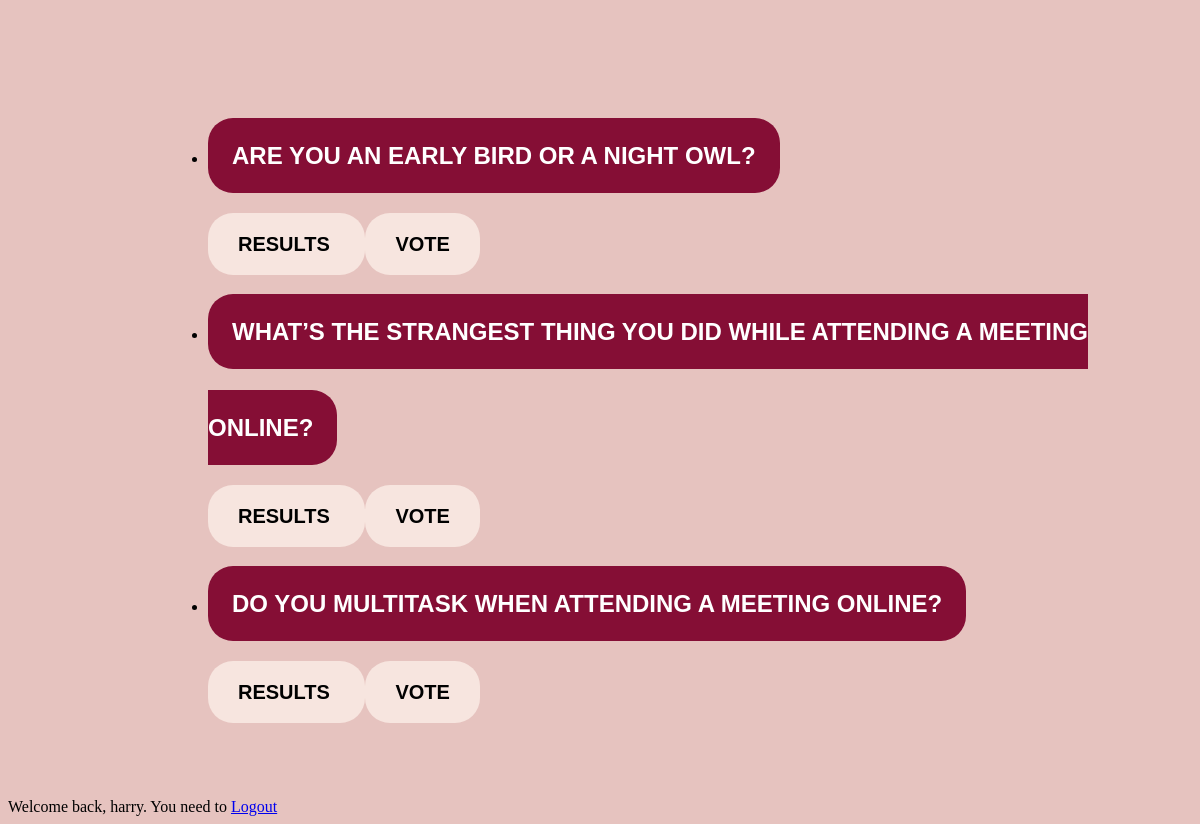
The app's page /polls/ (signed in) with its own data.
### polls/models.py (models this page shows, shortened)
class Question(models.Model):
    question_text = models.CharField(max_length=200)
    pub_date = models.DateTimeField('date published')
    end_date = models.DateTimeField('the ending date for voting.',
                                    default=timezone.now,
                                    blank=True, null=True)

### polls/views.py (the view)
# urls.py: path('', views.IndexView.as_view(), name='index'),
class IndexView(generic.ListView):
    template_name = 'polls/index.html'
    context_object_name = 'latest_question_list'
    def get_queryset(self):
        return Question.objects.filter(pub_date__lte=timezone.now()
                                       ).order_by('-pub_date')[:5]

### polls/templates/polls/index.html (shortened to what this page needs)
{% load static %}
<link rel="stylesheet" href="{% static 'polls/style.css' %}">
{% if latest_question_list %}
    <ul class="question">
    {% for question in latest_question_list %}
        <li ><a href="{% url 'polls:detail' question.id %}" class="list_question"><strong>{{ question.question_text }}</strong></a><br>
        <a href="{% url 'polls:results' question.id %}" class="result"><strong> Results </strong></a>
        <a href="{% url 'polls:detail' question.id %}" class="vote"><strong> Vote </strong></a></li>
    {% endfor %}
    </ul>
{% else %}
    <p>No polls are available.</p>
{% endif %}
{% if user.is_authenticated %}
    Welcome back, {{ user.username }}. You need to
    <a href="{% url 'logout'  %}">  Logout  </a>
{% else %}
    Please <a href="{% url 'login'%}?next={{request.path}}">Login</a>
{% endif %}
{% load static %}
<link rel="stylesheet" href="{% static 'polls/style.css' %}">

### polls/static/polls/style.css (style rules this page uses)
.question { padding: 100px 50px 50px 200px; }
.list_question { color: white; font-family: helvetica; text-decoration: none; text-transform: uppercase; padding: 1em 1em; font-size: 24px; line-height: 4; background: #850E35; border-radius: 25px; }
.result { color: black; font-family: helvetica; text-decoration: none; text-transform: uppercase; padding: 1em 1.5em; font-size: 20px; line-height: 4; background: #F7E5DF; border-radius: 25px; }
.vote { color: black; font-family: helvetica; text-decoration: none; text-transform: uppercase; padding: 1em 1.5em; font-size: 20px; line-height: 4; background: #F7E5DF; border-radius: 25px; }

### records on screen
Question: question_text "ARE YOU AN EARLY BIRD OR A NIGHT OWL?"
Question: question_text "WHAT’S THE STRANGEST THING YOU DID WHILE ATTENDING A MEETING ONLINE?"
Question: question_text "DO YOU MULTITASK WHEN ATTENDING A MEETING ONLINE?"

### other values on screen
{{ user.username }} "harry"
